Frame 1 (no input): blank canvas, image omitted
Frame 60 (the mouse pressed at the canvas centre just before this capture): blank canvas, image omitted
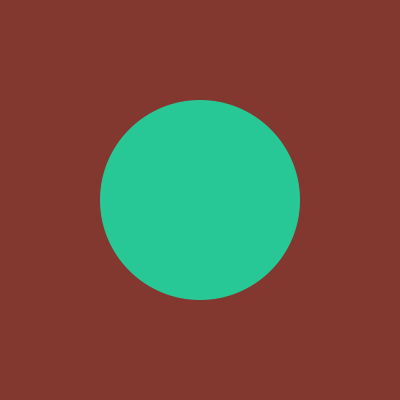
Frame 120 (the mouse held since frame 60 and released just before this capture)

The Processing sketch whose frames 1 and 60 were blank and that drew this single picture after the mouse press (run headless with seeded random() and noise(); from frame 60 on, the mouse is pressed at the canvas centre):

// Processing sketch: processing_42763
// ── processing_42763.pde

void setup(){
  size(400, 400);
  smooth();
}

void draw(){
  background(130, 55, 47);
  if(mousePressed){
    float i = map(mouseX, 0, 400, 0, width);
    float c = map(mouseX, 0, 400, 0, width);
    fill(40, c, 150);
    noStroke();
    ellipse(mouseX, mouseY, i, i);
   
    }
  }
 
